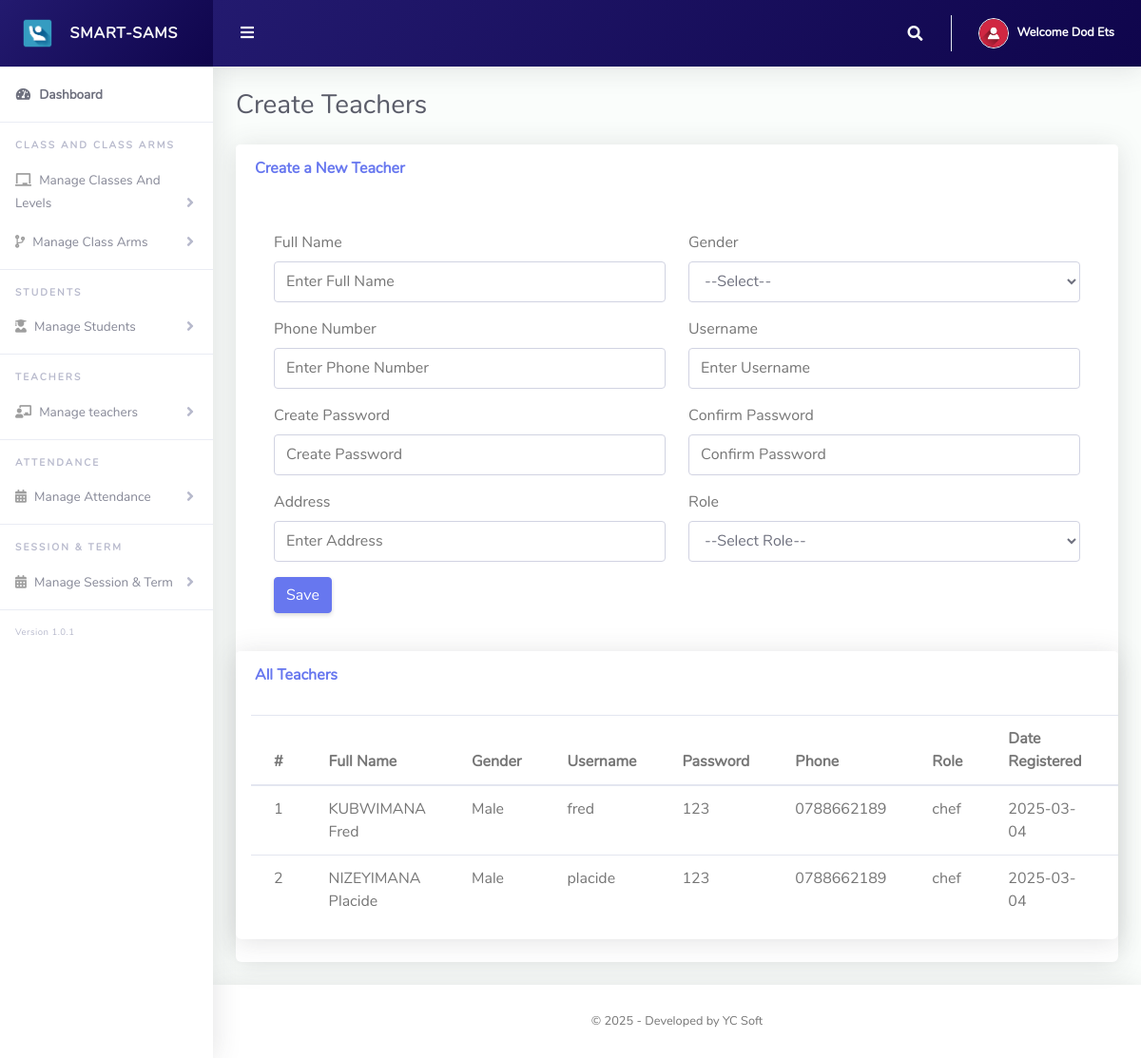
/Admin2/Createteachers.php (signed in), run on the app's committed database.
### tables this page shows
CREATE TABLE `tblteachers` (
  `id` int(11) NOT NULL,
  `name` varchar(255) NOT NULL,
  `gender` varchar(255) NOT NULL,
  `username` varchar(255) NOT NULL,
  `password` varchar(255) NOT NULL,
  `phoneNo` varchar(20) NOT NULL,
  `address` varchar(255) NOT NULL,
  `roleId` int(11) NOT NULL,
  `school` varchar(255) NOT NULL,
  `created_at` date NOT NULL DEFAULT current_timestamp()
);

CREATE TABLE `roles` (
  `id` int(255) NOT NULL,
  `roleName` varchar(255) NOT NULL,
  `school` varchar(255) NOT NULL,
  `dateCreated` varchar(255) NOT NULL
);

### Admin2/Createteachers.php (the view, shortened to what this page needs)
<?php
include '../Includes/dbcon.php';
$qm = "SELECT * FROM tbladmin WHERE Id = ".$_SESSION['userId']."";
$rs = $conn->query($qm);
$rows = $rs->fetch_assoc();
$school = $rows['school'];
$query = "SELECT roles.roleName, tblteachers.id, tblteachers.name, tblteachers.gender, tblteachers.username,
          tblteachers.password, tblteachers.phoneNo, tblteachers.address, tblteachers.created_at
          FROM tblteachers
          INNER JOIN roles ON roles.id = tblteachers.roleId
          WHERE tblteachers.school='$school'
          ";
$rs = $conn->query($query);
$teachers = [];
if ($rs->num_rows > 0) {
    while ($row = $rs->fetch_assoc()) {
        $teachers[] = $row;
    }
}
?>
<!DOCTYPE html>
<html lang="en">
<head>
  <link href="../vendor/fontawesome-free/css/all.min.css" rel="stylesheet" type="text/css">
  <link href="../vendor/bootstrap/css/bootstrap.min.css" rel="stylesheet" type="text/css">
  <link href="css/ruang-admin.min.css" rel="stylesheet">
</head>
<body id="page-top">
  <div id="wrapper">
      <?php include "Includes/sidebar.php";?>
    <div id="content-wrapper" class="d-flex flex-column">
      <div id="content">
       <?php include "Includes/topbar.php";?>
    <div class="container-fluid" id="container-wrapper">
        <div class="d-sm-flex align-items-center justify-content-between mb-4">
            <h1 class="h3 mb-0 text-gray-800">Create Teachers</h1>
        </div>
        <div class="row">
            <div class="col-lg-12">
                <div class="card mb-4">
                    <div class="card-header py-3">
                        <h6 class="m-0 font-weight-bold text-primary">Create a New Teacher</h6>
                    </div>
                    <div class="card-body">
                    <div class="card-body">
    <form method="post">
        <div class="form-group row">
            <div class="col-md-6">
                <label>Full Name</label>
                <input type="text" class="form-control" name="name"
                    placeholder="Enter Full Name"
                    value="<?php echo isset($editName) ? $editName : ''; ?>" required>
            </div>
            <div class="col-md-6">
                <label>Gender</label>
                <select class="form-control" name="gender" required>
                    <option value="">--Select--</option>
                </select>
            </div>
        </div>
        <div class="form-group row">
            <div class="col-md-6">
                <label>Phone Number</label>
                <input type="number" class="form-control" name="phoneNo"
                    placeholder="Enter Phone Number"
                    value="<?php echo isset($editPhone) ? $editPhone : ''; ?>" required>
            </div>
            <div class="col-md-6">
                <label>Username</label>
                <input type="text" class="form-control" name="username"
                    placeholder="Enter Username"
                    value="<?php echo isset($editUsername) ? $editUsername : ''; ?>" required>
            </div>
        </div>
        <div class="form-group row">
                                <div class="col-md-6">
                                    <label>Create Password</label>
                                    <input type="password" class="form-control" name="password" placeholder="Create Password" required>
                                </div>
                                <div class="col-md-6">
                                    <label>Confirm Password</label>
                                    <input type="password" class="form-control" name="confirm_password" placeholder="Confirm Password" required>
                                </div>
                            </div>
        <div class="form-group row">
            <div class="col-md-6">
                <label>Address</label>
                <input type="text" class="form-control" name="address"
                    placeholder="Enter Address"
                    value="<?php echo isset($editAddress) ? $editAddress : ''; ?>" required>
            </div>
            <div class="col-md-6">
                <label>Role</label>
                <select class="form-control" name="roleId" required>
                    <option value="">--Select Role--</option>
                </select>
            </div>
        </div>
        <?php if (isset($_GET['action']) && $_GET['action'] == "edit"): ?>
            <button type="submit" name="update" class="btn btn-primary">Update</button>
        <?php else: ?>
            <button type="submit" name="save" class="btn btn-primary">Save</button>
        <?php endif; ?>
    </form>
</div>
                </div>
                <div class="card mb-4">
                    <div class="card-header py-3">
                        <h6 class="m-0 font-weight-bold text-primary">All Teachers</h6>
                    </div>
                    <div class="table-responsive p-3">
                  <table class="table align-items-center table-flush table-hover" id="dataTableHover">
                    <thead class="thead-light">
                            <thead>
                                <tr>
                                    <th>#</th>
                                    <th>Full Name</th>
                                    <th>Gender</th>
                                    <th>Username</th>
                                    <th>Password</th>
                                    <th>Phone</th>
                                    <th>Role</th>
                                    <th>Date Registered</th>
                                    <th>Edit</th>
                                </tr>
                            </thead>
                            <tbody>
                                <?php
                                if (count($teachers) > 0) {
                                    $sn = 1;
                                    foreach ($teachers as $teacher) {
                                        echo "<tr>
                                            <td>".$sn++."</td>
                                            <td>".$teacher['name']."</td>
                                            <td>".$teacher['gender']."</td>
                                            <td>".$teacher['username']."</td>
                                            <td>".$teacher['password']."</td>
                                            <td>".$teacher['phoneNo']."</td>
                                            <td>".$teacher['roleName']."</td>
                                            <td>".$teacher['created_at']."</td>
                                            <td><a href='?action=edit&Id=".$teacher['id']."' class='aso'><i class='fas fa-fw fa-edit aso'></i></a></td>
                                            <td><a href='?action=delete&Id=".$teacher['id']."' style='color: red'><i class='fas fa-fw fa-trash' style='color: red'></i></a></td>
                                        </tr>";
                                    }
                                } else {
                                    echo "<tr><td colspan='8' class='text-center'>No Teachers Found</td></tr>";
                                }
                                ?>
                            </tbody>
                        </table>
                    </div>
                </div>
            </div>
        </div>
        </div>
      </div>
       <?php include "Includes/footer.php";?>
    </div>
  </div>
</body>
</html>

### Admin2/Includes/topbar.php (shortened to what this page needs)
<?php
  $query = "SELECT * FROM tbladmin WHERE Id = ".$_SESSION['userId']."";
  $rs = $conn->query($query);
  $rows = $rs->fetch_assoc();
  $fullName = $rows['firstName']." ".$rows['lastName'];
?>
<nav class="navbar navbar-expand navbar-light bg-gradient topbar mb-4 static-top asc">
          <button id="sidebarToggleTop" class="btn btn-link rounded-circle mr-3">
            <i class="fa fa-bars"></i>
          </button>
          <ul class="navbar-nav ml-auto">
            <li class="nav-item dropdown no-arrow">
              <a class="nav-link dropdown-toggle" href="#" id="searchDropdown" role="button" data-toggle="dropdown"
                aria-haspopup="true" aria-expanded="false">
                <i class="fas fa-search fa-fw"></i>
              </a>
            </li>
            <li class="nav-item dropdown no-arrow">
              <a class="nav-link dropdown-toggle" href="#" id="userDropdown" role="button" data-toggle="dropdown"
                aria-haspopup="true" aria-expanded="false">
                <img class="img-profile rounded-circle" src="img/user-icn.png" style="max-width: 60px">
                <span class="ml-2 d-none d-lg-inline text-white small"><b>Welcome <?php echo $fullName;?></b></span>
              </a>
            </li>
          </ul>
        </nav>

### Admin2/Includes/topbar.php (style rules this page uses)
.asc { background: linear-gradient(130deg, #231a6f, #0f054c); }

### data on the page
tblteachers: name "KUBWIMANA Fred", gender "Male", username "fred", password "123", phoneNo "0788662189", roleId.roleName "chef", created_at "2025-03-04"
tblteachers: name "NIZEYIMANA Placide", gender "Male", username "placide", password "123", phoneNo "0788662189", roleId.roleName "chef", created_at "2025-03-04"

### other printed values
$fullName "Dod Ets"
